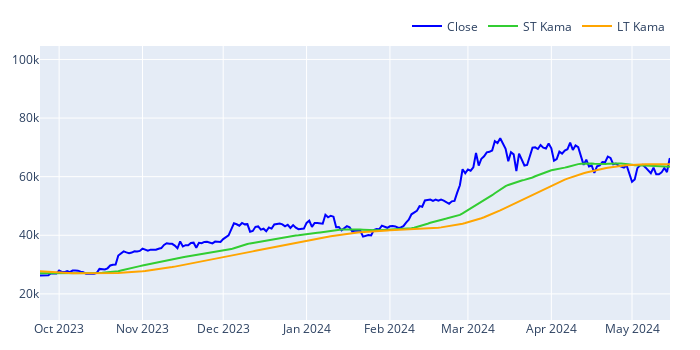

Write notebook code for a chart like this one.
### Code cell
kama.plot(column='BTCUSD',
          close_kwargs=dict(trace_kwargs=dict(line_color='blue')),
          kama_st_kwargs=dict(trace_kwargs=dict(line_color='limegreen')),
          kama_lt_kwargs=dict(trace_kwargs=dict(line_color='orange'))).show()

### Figure 1 — Plotly figure (JSON) as saved in the notebook; plotly's stock layout.template omitted (floating-point values rounded to 4 significant figures; data arrays with more than 128 entries replaced by an {"elided": "..."} marker saying what was removed)
{"data": [{"line": {"color": "blue"}, "name": "Close", "showlegend": true, "type": "scatter", "uid": "15ff8749-83ab-49b6-a902-c0f3808ba227", "x": {"elided": "1073 str values"}, "y": {"elided": "1073 float values"}}, {"line": {"color": "limegreen"}, "name": "ST Kama", "showlegend": true, "type": "scatter", "uid": "541e9464-adcf-4aa8-8cb9-1b757945b7fb", "x": {"elided": "1073 str values"}, "y": {"elided": "1073 float values"}}, {"line": {"color": "orange"}, "name": "LT Kama", "showlegend": true, "type": "scatter", "uid": "df38b844-3268-4ee5-b20d-17a54340115d", "x": {"elided": "1073 str values"}, "y": {"elided": "1073 float values"}}], "layout": {"height": 350, "legend": {"orientation": "h", "traceorder": "normal", "x": 1, "xanchor": "right", "y": 1.02, "yanchor": "bottom"}, "margin": {"b": 30, "l": 30, "r": 30, "t": 30}, "width": 700, "xaxis": {"autorange": false, "range": ["2023-09-23 21:21:31.866", "2024-05-15 02:56:50.5263"], "type": "date"}, "yaxis": {"autorange": true, "range": [11080.0, 104600.0], "type": "linear"}}}
